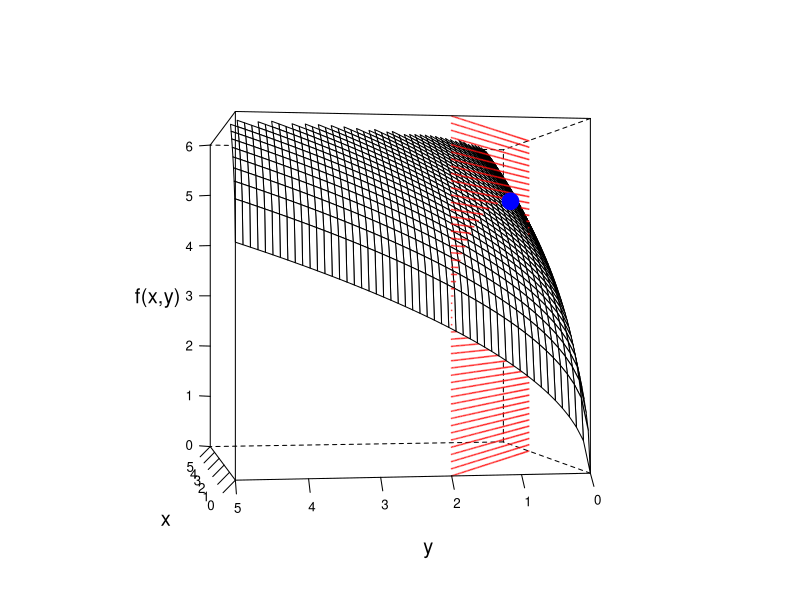

Write the R code that produced this figure.

x = matrix(rep(seq(0, 5, length.out = 50), 50), 50)
y = t(matrix(rep(seq(0, 5, length.out = 50), 50), 50))
z = (5 * x)^0.5 + (3 * y)^0.5

X = c(matrix(rep(seq(0, (3 + 1/3), length.out = 75), 75), 75))
Y = c(2 - 0.6 * X)
Z = c(matrix(sort(rep(seq(min(z), max(z), length.out = 75), 75)), 75))

par.set = list(axis.line = list(col = "transparent"), clip = list(panel = "off"))
names(par.set) = c("axis.line", "clip")

# Optimum
fct = function(x) {
    sqrt(5 * x[1]) + sqrt(3 * x[2])
}  # objective function
A = matrix(c(-3, -5), nrow = 1, ncol = 2, byrow = TRUE)
b = c(-10)  # vector of constraints
answer = constrOptim(c(1, 1), fct, NULL, ui = A, ci = b, control = list(fnscale = -1))
ptopt = c(answer$par, answer$value)  # optimal point

pts = rbind(cbind(X, Y, Z), ptopt)
require("lattice")
wireframe(z ~ x * y, pts = pts, shade = F, aspect = 1, scales = list(col = "black", arrows = FALSE), zlim = c(0, 6), 
    drape = F, colorkey = F, screen = list(z = 70, x = -90, y = 30), par.settings = par.set, xlab = list("x", cex = 1.2), 
    ylab = list("y", cex = 1.2), zlab = list("f(x,y)", cex = 1.2), panel.3d.wireframe = function(x, y, z, X, Y, Z, xlim, 
        ylim, zlim, xlim.scaled, ylim.scaled, zlim.scaled, pts, ...) {
        
        panel.3dscatter(x = pts[pts[, 3] <= sqrt(5 * pts[, 1]) + sqrt(3 * pts[, 2]), 1], y = pts[pts[, 3] <= sqrt(5 * 
            pts[, 1]) + sqrt(3 * pts[, 2]), 2], z = pts[pts[, 3] <= sqrt(5 * pts[, 1]) + sqrt(3 * pts[, 2]), 3], xlim = xlim, 
            ylim = ylim, zlim = zlim, xlim.scaled = xlim.scaled, ylim.scaled = ylim.scaled, zlim.scaled = zlim.scaled, 
            type = "p", pch = 19, col = rgb(1, 0.05, 0.05, alpha = 0.5), cex = 0.1, .scale = TRUE, ...)
        
        panel.3dwire(x = x, y = y, z = z, xlim = xlim, ylim = ylim, zlim = zlim, xlim.scaled = xlim.scaled, ylim.scaled = ylim.scaled, 
            zlim.scaled = zlim.scaled, ...)
        
        panel.3dscatter(x = pts[pts[, 3] >= sqrt(5 * pts[, 1]) + sqrt(3 * pts[, 2]), 1], y = pts[pts[, 3] >= sqrt(5 * 
            pts[, 1]) + sqrt(3 * pts[, 2]), 2], z = pts[pts[, 3] >= sqrt(5 * pts[, 1]) + sqrt(3 * pts[, 2]), 3], xlim = xlim, 
            ylim = ylim, zlim = zlim, xlim.scaled = xlim.scaled, ylim.scaled = ylim.scaled, zlim.scaled = zlim.scaled, 
            type = "p", pch = 19, col = rgb(1, 0.05, 0.05, alpha = 0.5), cex = 0.1, .scale = TRUE, ...)
        
        panel.3dscatter(x = pts[length(pts[, 1]), 1], y = pts[length(pts[, 1]), 2], z = pts[length(pts[, 1]), 3], xlim = xlim, 
            ylim = ylim, zlim = zlim, xlim.scaled = xlim.scaled, ylim.scaled = ylim.scaled, zlim.scaled = zlim.scaled, 
            type = "p", pch = 19, col = "blue", cex = 2, .scale = TRUE, ...)
    })
